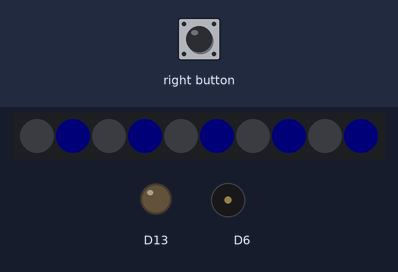
The sketch below on a simulated Adafruit Circuit Playground Express. Parts: 10 RGB LEDs in strip order, left to right, output pins drawn as LEDs (lit = HIGH), buzzer (waves = sounding). The inputs (shaded band) are chosen by the test bench. Dim RGB values are drawn brighter than linear; random numbers use the default seed unless the sketch sets one.

Above: at 0.47 s.
At 1.2 s:
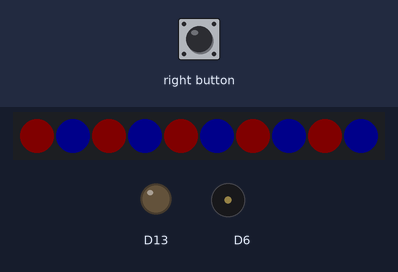
1.3 s: right button pressed for 0.15 s
At 2.1 s:
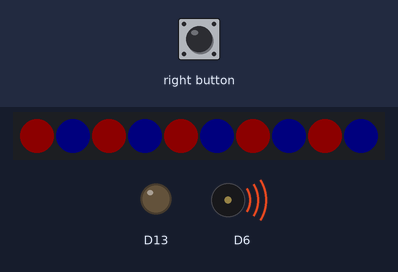
Timing chart, 0 to 10.4 s (numbered marks = the images above; inputs shaded):
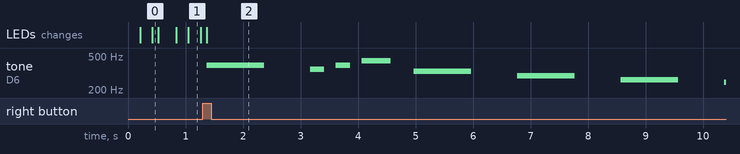

Measured:
- after the input at 1.3 s, tone on D6: plays 392 Hz for 1.0 s, 349 Hz for 0.25 s, 392 Hz for 0.25 s, 440 Hz for 0.50 s, 330 Hz for 1.0 s, 294 Hz for 1.0 s … (8 notes in this stretch), starting after 0.07 s

The sketch:

GradFarkle.ino
```cpp
//Grad Farkle
//Tommy Shu
//May 29, 2019

//Description:
//Turns the Adafruit Circuit Playground into a grad decoration.
//Neopixels flash varying intensities of red and blue
//When the right button is pressed a popular grad tune plays

#include <Adafruit_CircuitPlayground.h> //import circuit playground library

#define a1 220
#define b1 247
#define c  262
#define cs 277
#define d  294
#define e  330
#define f  349
#define fs 370
#define g  392
#define a  440
#define bf 446
#define b  494
#define C  523
#define D  587
#define E  659


void setup() {
  // put your setup code here, to run once:
  randomSeed(analogRead(0));
  CircuitPlayground.begin();

}

void centaur_lights() {
  //Sets every second neopixel to a random red brightness
  //Sers every second neopixel to a random blue brightness

  //loop counter for every 2 neopixels
  int colorit_i = 0;
  //which neopixel (0-9?) is being set
  int pixelnum = 0;
  //random level of r where 0-200 is possible
  int rand_brightness_red = random(200);
  //random level of r where 0-200 is possible
  int rand_brightness_blue = random(200);

  //1000 = 1 second
  delay(100);

  if (pixelnum == 11) {
    pixelnum = 0;
  }
  else {
    for (colorit_i = 0; colorit_i <= 6; colorit_i++) {
      CircuitPlayground.setPixelColor(pixelnum++, rand_brightness_red, 0, 0);
      CircuitPlayground.setPixelColor(pixelnum++, 0, 0 , rand_brightness_blue);
    }
  }
}

void play_grad_farkle_tune() {
  //plays a grad_farkle tune when the right button is pressed:

  //notes in the melody
  int melody[] = {
    g,f,g,a,e,d,c,b1,c,d,a1,a1,b1,cs,d,e,a
  };

  //note duration: 4 = quarter note, 8 = eight note
  int noteDurations[] = {
    1,4,4,2,1,1,1,4,4,2,1,1,1,4,2,4,1
  };

  if (CircuitPlayground.rightButton())
  {   // play when we press the right button
    for (int thisNote = 0; thisNote < 18; thisNote++) { //play notes of the melody
      // to calculate the note duration, take one second divided by the note type.
      // e.g. quarter note =1000/4, eighth note = 1000/8, etc.
      int noteDuration = 1000 / noteDurations[thisNote];
      CircuitPlayground.playTone(melody[thisNote], noteDuration);

      // to distinguish the notes, set a minimum time between them.
      //   the note's duration +30% seems to work well:
      int pauseBetweenNotes = noteDuration * .8;
      delay(pauseBetweenNotes);
    }
  }
}


void loop() {
  // put your main code here, to run repeatedly:
  centaur_lights();
  play_grad_farkle_tune();
}
```
